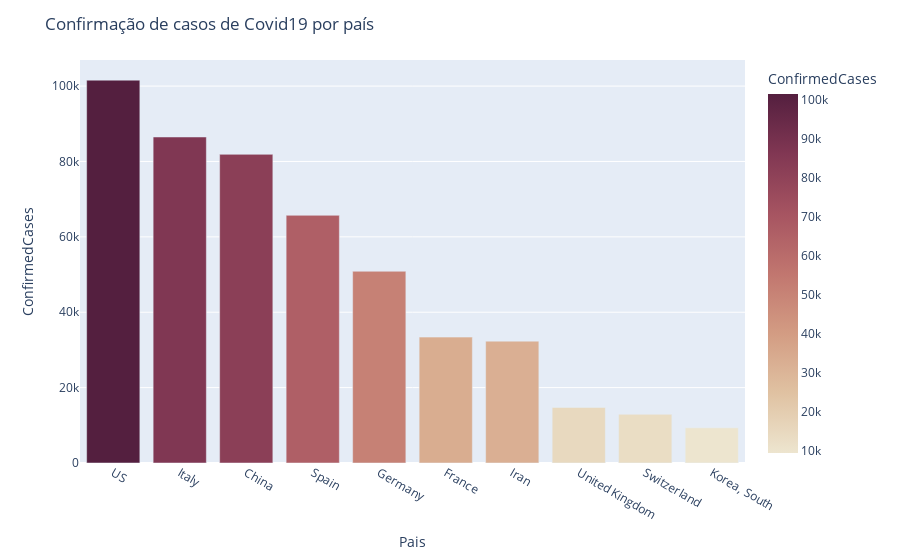

Notebook code cell kept with this figure:
### Code cell
fig = px.bar(top10, x=top10.index, y='ConfirmedCases', labels={'x':'Pais'}, color="ConfirmedCases", color_continuous_scale=px.colors.sequential.Brwnyl)
fig.update_layout(title_text='Confirmação de casos de Covid19 por país')
fig.show()

### Figure 1 — Plotly figure (JSON) as saved in the notebook; plotly's stock layout.template omitted (floating-point values rounded to 4 significant figures)
{"data": [{"alignmentgroup": "True", "hoverlabel": {"namelength": 0}, "hovertemplate": "Pais=%{x}<br>ConfirmedCases=%{marker.color}", "legendgroup": "", "marker": {"color": [101580, 86498, 81898, 65719, 50871, 33402, 32332, 14745, 12928, 9332], "coloraxis": "coloraxis"}, "name": "", "offsetgroup": "", "orientation": "v", "showlegend": false, "textposition": "auto", "type": "bar", "x": ["US", "Italy", "China", "Spain", "Germany", "France", "Iran", "United Kingdom", "Switzerland", "Korea, South"], "xaxis": "x", "y": [101580, 86498, 81898, 65719, 50871, 33402, 32332, 14745, 12928, 9332], "yaxis": "y"}], "layout": {"barmode": "relative", "coloraxis": {"colorbar": {"title": {"text": "ConfirmedCases"}}, "colorscale": [[0, "rgb(237, 229, 207)"], [0.1667, "rgb(224, 194, 162)"], [0.3333, "rgb(211, 156, 131)"], [0.5, "rgb(193, 118, 111)"], [0.6667, "rgb(166, 84, 97)"], [0.8333, "rgb(129, 55, 83)"], [1, "rgb(84, 31, 63)"]]}, "legend": {"tracegroupgap": 0}, "margin": {"t": 60}, "title": {"text": "Confirmação de casos de Covid19 por país"}, "xaxis": {"anchor": "y", "domain": [0, 1], "title": {"text": "Pais"}}, "yaxis": {"anchor": "x", "domain": [0, 1], "title": {"text": "ConfirmedCases"}}}}
